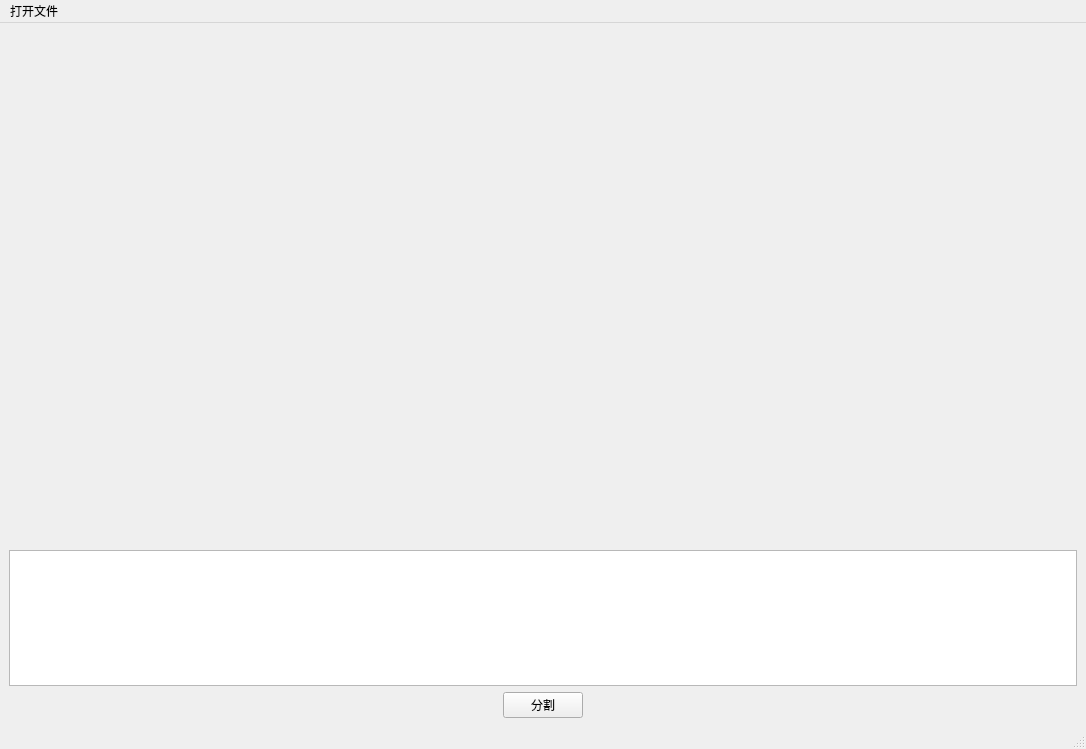
<?xml version="1.0" encoding="UTF-8"?>
<ui version="4.0">
 <class>MainWindow</class>
 <widget class="QMainWindow" name="MainWindow">
  <property name="geometry">
   <rect>
    <x>0</x>
    <y>0</y>
    <width>1086</width>
    <height>749</height>
   </rect>
  </property>
  <property name="sizePolicy">
   <sizepolicy hsizetype="Fixed" vsizetype="Preferred">
    <horstretch>0</horstretch>
    <verstretch>0</verstretch>
   </sizepolicy>
  </property>
  <property name="windowTitle">
   <string>MainWindow</string>
  </property>
  <widget class="QWidget" name="centralwidget">
   <layout class="QVBoxLayout" name="verticalLayout_3">
    <item>
     <layout class="QVBoxLayout" name="verticalLayout_2">
      <item>
       <layout class="QHBoxLayout" name="horizontalLayout">
        <item>
         <widget class="QLabel" name="label_2">
          <property name="sizePolicy">
           <sizepolicy hsizetype="Preferred" vsizetype="Preferred">
            <horstretch>1</horstretch>
            <verstretch>0</verstretch>
           </sizepolicy>
          </property>
          <property name="minimumSize">
           <size>
            <width>0</width>
            <height>512</height>
           </size>
          </property>
          <property name="autoFillBackground">
           <bool>true</bool>
          </property>
          <property name="text">
           <string/>
          </property>
         </widget>
        </item>
        <item>
         <widget class="QLabel" name="label">
          <property name="sizePolicy">
           <sizepolicy hsizetype="Preferred" vsizetype="Preferred">
            <horstretch>1</horstretch>
            <verstretch>0</verstretch>
           </sizepolicy>
          </property>
          <property name="minimumSize">
           <size>
            <width>0</width>
            <height>512</height>
           </size>
          </property>
          <property name="autoFillBackground">
           <bool>true</bool>
          </property>
          <property name="text">
           <string/>
          </property>
          <property name="scaledContents">
           <bool>false</bool>
          </property>
          <property name="wordWrap">
           <bool>false</bool>
          </property>
          <property name="openExternalLinks">
           <bool>true</bool>
          </property>
         </widget>
        </item>
       </layout>
      </item>
      <item>
       <widget class="QTextEdit" name="textEdit">
        <property name="sizePolicy">
         <sizepolicy hsizetype="Preferred" vsizetype="Preferred">
          <horstretch>0</horstretch>
          <verstretch>0</verstretch>
         </sizepolicy>
        </property>
       </widget>
      </item>
      <item>
       <layout class="QHBoxLayout" name="horizontalLayout_5">
        <item>
         <widget class="QPushButton" name="pushButton">
          <property name="sizePolicy">
           <sizepolicy hsizetype="Fixed" vsizetype="Fixed">
            <horstretch>0</horstretch>
            <verstretch>0</verstretch>
           </sizepolicy>
          </property>
          <property name="text">
           <string>分割</string>
          </property>
         </widget>
        </item>
       </layout>
      </item>
     </layout>
    </item>
   </layout>
  </widget>
  <widget class="QMenuBar" name="menubar">
   <property name="geometry">
    <rect>
     <x>0</x>
     <y>0</y>
     <width>1086</width>
     <height>26</height>
    </rect>
   </property>
   <widget class="QMenu" name="menu">
    <property name="title">
     <string>打开文件</string>
    </property>
    <addaction name="actionopen"/>
   </widget>
   <addaction name="menu"/>
  </widget>
  <widget class="QStatusBar" name="statusbar"/>
  <action name="actionopen">
   <property name="text">
    <string>open</string>
   </property>
  </action>
 </widget>
 <resources/>
 <connections/>
</ui>
